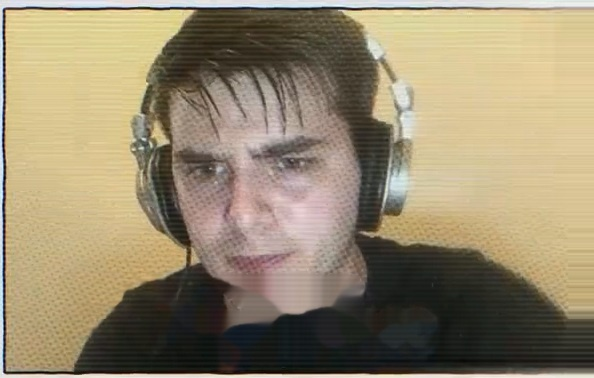
#> input picture skills/doc-shorts/template/examples/google-origin/assets/frame_card_t02.jpg, 594 x 378 px
$ python fit_b.py ../assets/frame_card_t02.jpg 5 5
#> lines starting #> are read from the running program, lines starting #| are printed output that depends on the picture; long printed decimals are rounded; pictures that were not available may be replaced by others from this repository, and a replacement may not be noted
"""Fit a similarity transform (scale, rotation, translation) mapping a source photo onto each
reference tick, with SIFT + RANSAC. Prints one line per tick:
  tick  scale  rot_deg  tx  ty  inliers
where screen = R(rot) * scale * src + (tx, ty), screen in ref px (720x1280).
usage: python tools/fit_b.py SRC.jpg TICK0 TICK1 [mask y0 y1 x0 x1 in ref px to ignore caption]
"""
import sys, json
import cv2
import numpy as np

REF = "../reference/f10/{:03d}.png"
src_path = sys.argv[1]
k0, k1 = int(sys.argv[2]), int(sys.argv[3])
ign = [int(v) for v in sys.argv[4:8]] if len(sys.argv) >= 8 else None
src = cv2.imread(src_path, cv2.IMREAD_GRAYSCALE)
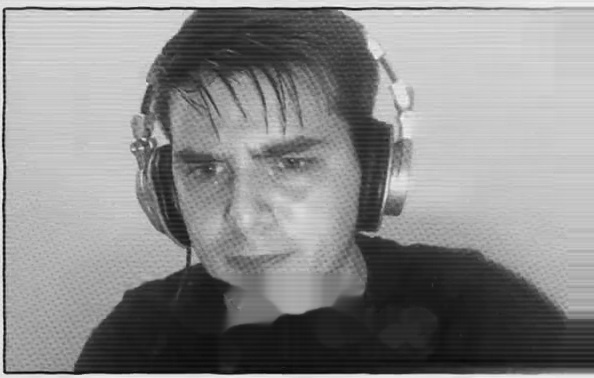
#> src: shape (378, 594); min 3, max 251, mean 138.1
# work on a downscaled source for speed; scale results back
ds = min(1.0, 1600 / max(src.shape))
#> ds = 1
srcs = cv2.resize(src, None, fx=ds, fy=ds, interpolation=cv2.INTER_AREA)
sift = cv2.SIFT_create(nfeatures=6000)
kps, des = sift.detectAndCompute(srcs, None)
#> kps = 1042 keypoints; strongest (x, y, size): (4, 54, 2.3), (4, 48, 2.3), (4, 65, 2.3), (4, 43, 2.3)
bf = cv2.BFMatcher()
out = {}
for k in range(k0, k1 + 1):
    ref = cv2.imread(REF.format(k + 1), cv2.IMREAD_GRAYSCALE)
    mask = np.full(ref.shape, 255, np.uint8)
    if ign:
        mask[ign[0]:ign[1], ign[2]:ign[3]] = 0
    kpr, der = sift.detectAndCompute(ref, mask)
#> kpr has the same summary as kps
    if der is None or len(kpr) < 10:
        print(k, "no features"); continue
    m = bf.knnMatch(des, der, k=2)
#> m = 1042 matches
    good = [a for a, b in (p for p in m if len(p) == 2) if a.distance < 0.75 * b.distance]
#> good = 1042 matches
    if len(good) < 8:
        print(k, "few matches", len(good)); continue
    p_src = np.float32([kps[g.queryIdx].pt for g in good]) / ds
#> p_src = 1042 pairs, first value 3.17 to 569.5, second value 5.4 to 372.2
    p_ref = np.float32([kpr[g.trainIdx].pt for g in good])
#> p_ref has the same summary as p_src
    M, inl = cv2.estimateAffinePartial2D(p_src, p_ref, method=cv2.RANSAC, ransacReprojThreshold=3.0, maxIters=5000)
#> M = [[1, 0, 0], [0, 1, 0]]; inl = 1042 values from 1 to 1
    if M is None:
        print(k, "fail"); continue
    s = float(np.hypot(M[0, 0], M[1, 0])); r = float(np.degrees(np.arctan2(M[1, 0], M[0, 0])))
#> after `s = float(np.hypot(M[0, 0], M[1, 0]))`: s = 1
#> after `r = float(np.degrees(np.arctan2(M[1, 0], M[0, 0])))`: r = 0
    out[k] = dict(s=s, rot=r, tx=float(M[0, 2]), ty=float(M[1, 2]), inl=int(inl.sum()))
    print(f"{k:4d} s={s:.5f} rot={r:7.3f} tx={M[0,2]:8.2f} ty={M[1,2]:8.2f} inl={int(inl.sum())}/{len(good)}")
#|    5 s=1.000 rot=  0.000 tx=    0.00 ty=    0.00 inl=1042/1042
json.dump(out, open(f"/tmp/fit_{k0}_{k1}.json", "w"), indent=1)

$ run again, on skills/doc-shorts/template/examples/google-origin/assets/frame_card_t04.jpg
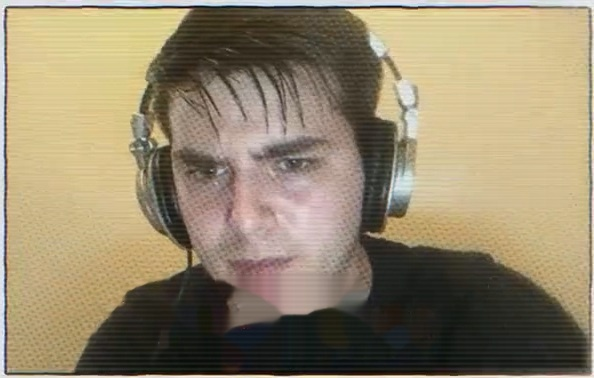
#> input picture skills/doc-shorts/template/examples/google-origin/assets/frame_card_t04.jpg, 594 x 378 px
#> `src = cv2.imread(src_path, cv2.IMREAD_GRAYSCALE)`:
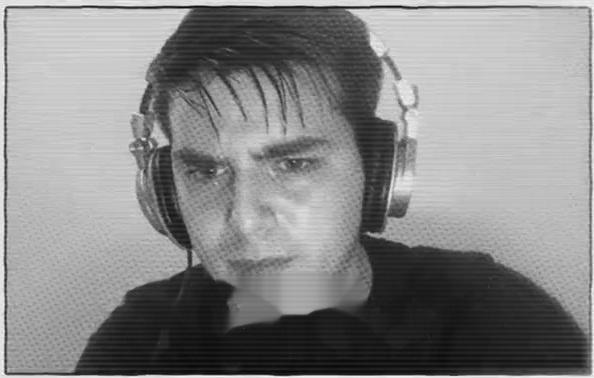
#> src: shape (378, 594); min 7, max 251, mean 135.4
#> kps = 1179 keypoints; strongest (x, y, size): (6, 11, 2.3), (5, 113, 2.2), (5, 146, 2.4), (5, 124, 2.2)
#> kpr has the same summary as kps
#> m = 1179 matches
#> p_src = 1179 pairs, first value 2.42 to 590.8, second value 4.5 to 373.1
#> p_ref has the same summary as p_src
#> M = [[1, 0, 0], [0, 1, 0]]; inl = 1179 values from 1 to 1
#> s = 1
#> r = 0
#|    5 s=1.000 rot=  0.000 tx=    0.00 ty=    0.00 inl=1179/1179
